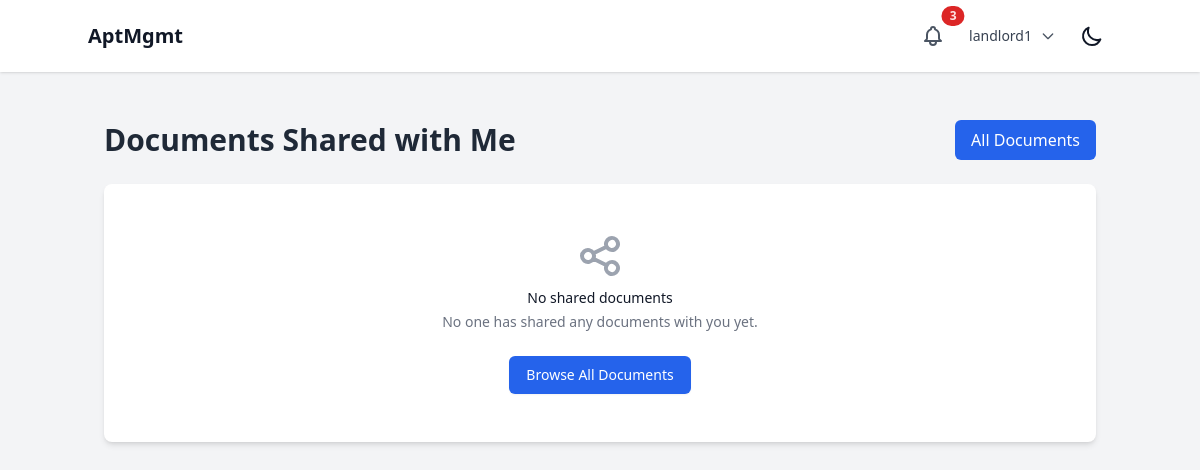
Page /documents/shared/ (signed in) on the earlier database version.
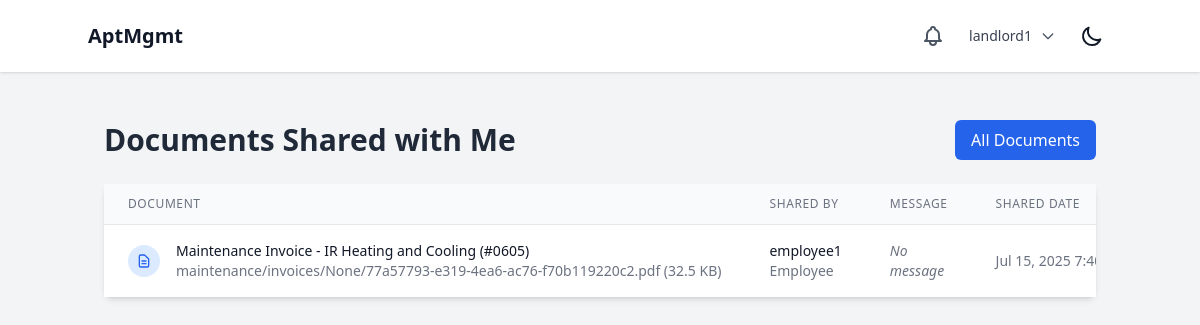
Same page on the later database version.
### documents/models.py (models this page shows, shortened)
class DocumentShare(models.Model):
    document = models.ForeignKey(Document, on_delete=models.CASCADE, related_name="shares")
    shared_by = models.ForeignKey(User, on_delete=models.CASCADE, related_name="shared_documents")
    shared_with = models.ForeignKey(User, on_delete=models.CASCADE, related_name="received_documents")
    message = models.TextField(blank=True)
    created_at = models.DateTimeField(auto_now_add=True)
    is_read = models.BooleanField(default=False)
    class Meta:
        unique_together = ['document', 'shared_by', 'shared_with']

class Document(models.Model):
    class AccessLevel(models.TextChoices):
        COMPANY = "COMPANY", "Company-wide"
        PROPERTY = "PROPERTY", "Property-specific"
        UNIT = "UNIT", "Unit-specific"
        PRIVATE = "PRIVATE", "Private (specific users)"
    title = models.CharField(max_length=255)
    description = models.TextField(blank=True)
    file = models.FileField(upload_to=document_upload_path)
    original_filename = models.CharField(max_length=255)
    file_size = models.PositiveIntegerField()
    file_type = models.CharField(max_length=100)
    category = models.ForeignKey(DocumentCategory, on_delete=models.SET_NULL, null=True, blank=True)
    company = models.ForeignKey(Company, on_delete=models.CASCADE, related_name="documents")
    property = models.ForeignKey(Property, on_delete=models.CASCADE, related_name="documents", null=True, blank=True)
    unit = models.ForeignKey(ApartmentUnit, on_delete=models.CASCADE, related_name="documents", null=True, blank=True)
    access_level = models.CharField(max_length=20, choices=AccessLevel.choices, default=AccessLevel.COMPANY)
    allowed_users = models.ManyToManyField(User, related_name="accessible_documents", blank=True)
    allowed_roles = models.JSONField(default=list, blank=True)  # List of role strings
    uploaded_by = models.ForeignKey(User, on_delete=models.CASCADE, related_name="uploaded_documents")
    created_at = models.DateTimeField(auto_now_add=True)
    updated_at = models.DateTimeField(auto_now=True)
    is_active = models.BooleanField(default=True)
    class Meta:
        ordering = ['-created_at']
        indexes = [
            models.Index(fields=['company', 'access_level']),
            models.Index(fields=['property']),
            models.Index(fields=['created_at']),
        ]

### users/models.py (models this page shows, shortened)
class User(AbstractUser):
    class Role(models.TextChoices):
        SUPERUSER = "SUPERUSER", "Superuser"
        LANDLORD = "LANDLORD", "Landlord"
        EMPLOYEE = "EMPLOYEE", "Employee"
        TENANT = "TENANT", "Tenant"
    role = models.CharField(max_length=50, choices=Role.choices)
    company = models.ForeignKey(Company, on_delete=models.CASCADE, related_name="users", null=True, blank=True)
    property = models.ForeignKey(Property, on_delete=models.SET_NULL, related_name="users", null=True, blank=True)

### documents/views.py (the view)
# urls.py: path('shared/', views.shared_documents, name='shared'),
@login_required
def shared_documents(request):
    shares = DocumentShare.objects.filter(
        shared_with=request.user
    ).select_related('document', 'shared_by').order_by('-created_at')
    shares.filter(is_read=False).update(is_read=True)
    context = {
        'shares': shares,
    }
    return render(request, 'documents/shared.html', context)

### core/context_processors.py (called while the page is built)
def notifications(request):
    if request.user.is_authenticated:
        unread_notifications = Notification.objects.filter(
            recipient=request.user,
            is_read=False
        ).order_by('-created_at')
        recent_unread_notifications = unread_notifications[:5]
        return {
            'unread_notifications_count': unread_notifications.count(),
            'recent_notifications': recent_unread_notifications,
            'has_unread_notifications': unread_notifications.exists(),
        }
    return {
        'unread_notifications_count': 0,
        'recent_notifications': [],
        'has_unread_notifications': False,
    }

### documents/templates/documents/shared.html (shortened to what the changed rows need)
{% extends 'base.html' %}
{% block content %}
<div class="container mx-auto px-4 py-8">
    <div class="flex justify-between items-center mb-6">
        <h1 class="text-3xl font-bold text-gray-800 dark:text-white">Documents Shared with Me</h1>
    </div>
    <div class="bg-white dark:bg-gray-800 rounded-lg shadow-md">
        {% if shares %}
            <div class="overflow-x-auto">
                <table class="min-w-full divide-y divide-gray-200 dark:divide-gray-700">
                    <thead class="bg-gray-50 dark:bg-gray-700">
                        <tr>
                            <th class="px-6 py-3 text-left text-xs font-medium text-gray-500 dark:text-gray-300 uppercase tracking-wider">
                                Document
                            </th>
                            <th class="px-6 py-3 text-left text-xs font-medium text-gray-500 dark:text-gray-300 uppercase tracking-wider">
                                Shared By
                            </th>
                            <th class="px-6 py-3 text-left text-xs font-medium text-gray-500 dark:text-gray-300 uppercase tracking-wider">
                                Message
                            </th>
                            <th class="px-6 py-3 text-left text-xs font-medium text-gray-500 dark:text-gray-300 uppercase tracking-wider">
                                Shared Date
                            </th>
                        </tr>
                    </thead>
                    <tbody class="bg-white dark:bg-gray-800 divide-y divide-gray-200 dark:divide-gray-700">
                        {% for share in shares %}
                        <tr class="hover:bg-gray-50 dark:hover:bg-gray-700">
                            <td class="px-6 py-4 whitespace-nowrap">
                                <div class="flex items-center">
                                    <div class="flex-shrink-0 h-8 w-8">
                                        <div class="h-8 w-8 bg-blue-100 dark:bg-blue-900 rounded-full flex items-center justify-center">
                                            <svg class="h-4 w-4 text-blue-600 dark:text-blue-400" fill="none" stroke="currentColor" viewBox="0 0 24 24">
                                                <path stroke-linecap="round" stroke-linejoin="round" stroke-width="2" d="M9 12h6m-6 4h6m2 5H7a2 2 0 01-2-2V5a2 2 0 012-2h5.586a1 1 0 01.707.293l5.414 5.414a1 1 0 01.293.707V19a2 2 0 01-2 2z"></path>
                                            </svg>
                                        </div>
                                    </div>
                                    <div class="ml-4">
                                        <div class="text-sm font-medium text-gray-900 dark:text-white">
                                            <a href="{% url 'documents:detail' share.document.id %}" class="hover:underline">
                                                {{ share.document.title }}
                                            </a>
                                        </div>
                                        <div class="text-sm text-gray-500 dark:text-gray-400">
                                            {{ share.document.original_filename }} ({{ share.document.file_size|filesizeformat }})
                                        </div>
                                    </div>
                                </div>
                            </td>
                            <td class="px-6 py-4 whitespace-nowrap">
                                <div class="text-sm text-gray-900 dark:text-white">
                                    {{ share.shared_by.get_full_name|default:share.shared_by.username }}
                                </div>
                                <div class="text-sm text-gray-500 dark:text-gray-400">
                                    {{ share.shared_by.get_role_display }}
                                </div>
                            </td>
                            <td class="px-6 py-4">
                                <div class="text-sm text-gray-900 dark:text-white">
                                    {% if share.message %}
                                        "{{ share.message|truncatechars:50 }}"
                                    {% else %}
                                        <em class="text-gray-500 dark:text-gray-400">No message</em>
                                    {% endif %}
                                </div>
                            </td>
                            <td class="px-6 py-4 whitespace-nowrap text-sm text-gray-500 dark:text-gray-400">
                                {{ share.created_at|date:"M d, Y g:i A" }}
                            </td>
                        </tr>
                        {% endfor %}
                    </tbody>
                </table>
            </div>
        {% else %}
            <div class="text-center py-12">
                <h3 class="mt-2 text-sm font-medium text-gray-900 dark:text-white">No shared documents</h3>
                <p class="mt-1 text-sm text-gray-500 dark:text-gray-400">No one has shared any documents with you yet.</p>
                <div class="mt-6">
                    <a href="{% url 'documents:list' %}" class="inline-flex items-center px-4 py-2 border border-transparent shadow-sm text-sm font-medium rounded-md text-white bg-blue-600 hover:bg-blue-700">
                        Browse All Documents
                    </a>
                </div>
            </div>
        {% endif %}
    </div>
</div>
{% endblock %}

### core/templates/base.html (shortened to what this page needs)
{% load static %}
<!DOCTYPE html>
<html lang="en" x-data="{ darkMode: localStorage.getItem('darkMode') === 'true' }" x-init="$watch('darkMode', val => localStorage.setItem('darkMode', val))" :class="{ 'dark': darkMode }">
<head>
    <script src="https://cdn.tailwindcss.com"></script>
</head>
<body class="bg-gray-100 dark:bg-gray-900 text-gray-900 dark:text-gray-100">
    <header class="p-4 bg-white dark:bg-gray-800 shadow">
        <div class="container mx-auto flex justify-between items-center">
            {% if user.is_authenticated %}
                <a href="{% url 'core:dashboard_redirect' %}" class="text-xl font-bold hover:text-gray-600 dark:hover:text-gray-300 transition-colors duration-200">AptMgmt</a>
            {% else %}
                <h1 class="text-xl font-bold">AptMgmt</h1>
            {% endif %}
            <div class="flex items-center space-x-4">
                {% if user.is_authenticated %}
                    <div class="relative" x-data="{ open: false }">
                        <button @click="open = !open" class="relative p-2 text-gray-600 dark:text-gray-300 hover:text-gray-900 dark:hover:text-white focus:outline-none focus:ring-2 focus:ring-offset-2 focus:ring-blue-500">
                            {% if has_unread_notifications %}
                            <span class="absolute top-0 right-0 inline-flex items-center justify-center px-2 py-1 text-xs font-bold leading-none text-red-100 transform translate-x-1/2 -translate-y-1/2 bg-red-600 rounded-full">{{ unread_notifications_count }}</span>
                            {% endif %}
                        </button>
                    </div>
                    <div class="relative" x-data="{ open: false }">
                        <button @click="open = !open" class="flex items-center space-x-2 text-sm rounded-full focus:outline-none focus:ring-2 focus:ring-offset-2 focus:ring-blue-500">
                            <span class="text-gray-700 dark:text-gray-300">{{ user.username }}</span>
                            <svg class="w-4 h-4 text-gray-600 dark:text-gray-300" fill="none" stroke="currentColor" viewBox="0 0 24 24">
                                <path stroke-linecap="round" stroke-linejoin="round" stroke-width="2" d="M19 9l-7 7-7-7"></path>
                            </svg>
                        </button>
                    </div>
                {% endif %}
                <button @click="darkMode = !darkMode" class="p-2 rounded-md focus:outline-none focus:ring-2 focus:ring-offset-2 focus:ring-offset-gray-800 focus:ring-white">
                    <svg x-show="!darkMode" class="w-6 h-6" fill="none" stroke="currentColor" viewBox="0 0 24 24" xmlns="http://www.w3.org/2000/svg"><path stroke-linecap="round" stroke-linejoin="round" stroke-width="2" d="M20.354 15.354A9 9 0 018.646 3.646 9.003 9.003 0 0012 21a9.003 9.003 0 008.354-5.646z"></path></svg>
                </button>
            </div>
        </div>
    </header>
    <main class="p-4" id="content">
        {% block content %}{% endblock %}
    </main>
</body>
</html>

Differences in the rows shown:
added DocumentShare: document "Maintenance Invoice - IR Heating and Cooling (#0605)", document.original_filename "maintenance/invoices/None/77a57793-e319-4ea6-ac76-f70b119220c2.pdf", document.file_size|filesizeformat "32.5 KB", shared_by.get_full_name "employee1", shared_by.role "Employee", message "No message", created_at "Jul 15, 2025…"
Other differences:
{{ unread_notifications_count }}: "3" → (not shown)
text no longer shown: "No shared documents No one has shared any documents with you yet. Browse All Documents"
text now shown: "DOCUMENT SHARED BY MESSAGE SHARED DATE"
